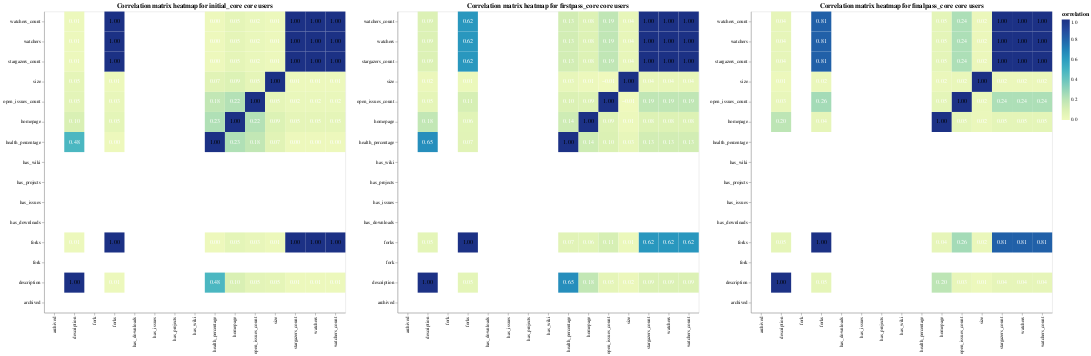

Here is the notebook cell this chart was saved with:
### Code cell
alt.hconcat(*matrices)

### Figure 1 — Vega-Lite specification as saved in the notebook (floating-point values rounded to 4 significant figures; data arrays with more than 128 entries replaced by an {"elided": "..."} marker saying what was removed)
{"$schema": "https://vega.github.io/schema/vega-lite/v5.6.1.json", "config": {"view": {"continuousHeight": 300, "continuousWidth": 300}}, "datasets": {"data-5a1f6710b9e85440a777505b11d43790": {"elided": "225 records"}, "data-5b774193df4c3d9fbb84af206931883d": {"elided": "225 records"}, "data-cbfd32b1a8cd867c1613da2a56d2dc89": {"elided": "225 records"}}, "hconcat": [{"data": {"name": "data-5a1f6710b9e85440a777505b11d43790"}, "height": {"step": 40}, "layer": [{"encoding": {"color": {"field": "correlation", "type": "quantitative"}, "tooltip": [{"field": "x", "title": "Variable 1", "type": "nominal"}, {"field": "y", "title": "Variable 2", "type": "nominal"}, {"field": "correlation", "title": "Correlation", "type": "quantitative"}], "x": {"field": "x", "title": null, "type": "ordinal"}, "y": {"field": "y", "sort": {"field": "y", "order": "descending"}, "title": null, "type": "ordinal"}}, "mark": {"type": "rect"}}, {"encoding": {"color": {"condition": {"test": "(datum.correlation > 0.95)", "value": "black"}, "value": "white"}, "text": {"field": "correlation", "format": ".2f", "type": "quantitative"}, "tooltip": [{"field": "x", "title": "Variable 1", "type": "nominal"}, {"field": "y", "title": "Variable 2", "type": "nominal"}, {"field": "correlation", "title": "Correlation", "type": "quantitative"}], "x": {"field": "x", "title": null, "type": "ordinal"}, "y": {"field": "y", "sort": {"field": "y", "order": "descending"}, "title": null, "type": "ordinal"}}, "mark": {"baseline": "middle", "type": "text"}}], "title": "Correlation matrix heatmap for initial_core core users", "width": {"step": 40}}, {"data": {"name": "data-5b774193df4c3d9fbb84af206931883d"}, "height": {"step": 40}, "layer": [{"encoding": {"color": {"field": "correlation", "type": "quantitative"}, "tooltip": [{"field": "x", "title": "Variable 1", "type": "nominal"}, {"field": "y", "title": "Variable 2", "type": "nominal"}, {"field": "correlation", "title": "Correlation", "type": "quantitative"}], "x": {"field": "x", "title": null, "type": "ordinal"}, "y": {"field": "y", "sort": {"field": "y", "order": "descending"}, "title": null, "type": "ordinal"}}, "mark": {"type": "rect"}}, {"encoding": {"color": {"condition": {"test": "(datum.correlation > 0.95)", "value": "black"}, "value": "white"}, "text": {"field": "correlation", "format": ".2f", "type": "quantitative"}, "tooltip": [{"field": "x", "title": "Variable 1", "type": "nominal"}, {"field": "y", "title": "Variable 2", "type": "nominal"}, {"field": "correlation", "title": "Correlation", "type": "quantitative"}], "x": {"field": "x", "title": null, "type": "ordinal"}, "y": {"field": "y", "sort": {"field": "y", "order": "descending"}, "title": null, "type": "ordinal"}}, "mark": {"baseline": "middle", "type": "text"}}], "title": "Correlation matrix heatmap for firstpass_core core users", "width": {"step": 40}}, {"data": {"name": "data-cbfd32b1a8cd867c1613da2a56d2dc89"}, "height": {"step": 40}, "layer": [{"encoding": {"color": {"field": "correlation", "type": "quantitative"}, "tooltip": [{"field": "x", "title": "Variable 1", "type": "nominal"}, {"field": "y", "title": "Variable 2", "type": "nominal"}, {"field": "correlation", "title": "Correlation", "type": "quantitative"}], "x": {"field": "x", "title": null, "type": "ordinal"}, "y": {"field": "y", "sort": {"field": "y", "order": "descending"}, "title": null, "type": "ordinal"}}, "mark": {"type": "rect"}}, {"encoding": {"color": {"condition": {"test": "(datum.correlation > 0.95)", "value": "black"}, "value": "white"}, "text": {"field": "correlation", "format": ".2f", "type": "quantitative"}, "tooltip": [{"field": "x", "title": "Variable 1", "type": "nominal"}, {"field": "y", "title": "Variable 2", "type": "nominal"}, {"field": "correlation", "title": "Correlation", "type": "quantitative"}], "x": {"field": "x", "title": null, "type": "ordinal"}, "y": {"field": "y", "sort": {"field": "y", "order": "descending"}, "title": null, "type": "ordinal"}}, "mark": {"baseline": "middle", "type": "text"}}], "title": "Correlation matrix heatmap for finalpass_core core users", "width": {"step": 40}}]}
